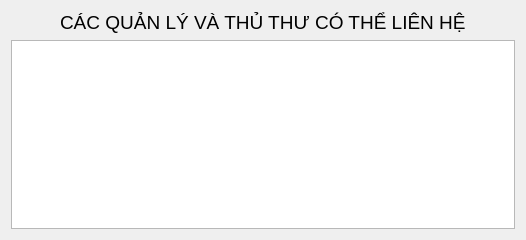
<?xml version="1.0" encoding="UTF-8"?>
<ui version="4.0">
 <class>contact</class>
 <widget class="QDialog" name="contact">
  <property name="geometry">
   <rect>
    <x>0</x>
    <y>0</y>
    <width>526</width>
    <height>240</height>
   </rect>
  </property>
  <property name="windowTitle">
   <string>Liên Hệ</string>
  </property>
  <property name="windowIcon">
   <iconset resource="src.qrc">
    <normaloff>:/images/about-us-icon-15.png</normaloff>:/images/about-us-icon-15.png</iconset>
  </property>
  <layout class="QVBoxLayout" name="verticalLayout">
   <item>
    <layout class="QHBoxLayout" name="horizontalLayout">
     <item>
      <spacer name="horizontalSpacer">
       <property name="orientation">
        <enum>Qt::Horizontal</enum>
       </property>
       <property name="sizeHint" stdset="0">
        <size>
         <width>40</width>
         <height>20</height>
        </size>
       </property>
      </spacer>
     </item>
     <item>
      <widget class="QLabel" name="label">
       <property name="font">
        <font>
         <pointsize>14</pointsize>
        </font>
       </property>
       <property name="text">
        <string>CÁC QUẢN LÝ VÀ THỦ THƯ CÓ THỂ LIÊN HỆ</string>
       </property>
      </widget>
     </item>
     <item>
      <spacer name="horizontalSpacer_2">
       <property name="orientation">
        <enum>Qt::Horizontal</enum>
       </property>
       <property name="sizeHint" stdset="0">
        <size>
         <width>40</width>
         <height>20</height>
        </size>
       </property>
      </spacer>
     </item>
    </layout>
   </item>
   <item>
    <widget class="QTableView" name="tableView"/>
   </item>
  </layout>
 </widget>
 <resources>
  <include location="src.qrc"/>
 </resources>
 <connections/>
</ui>
